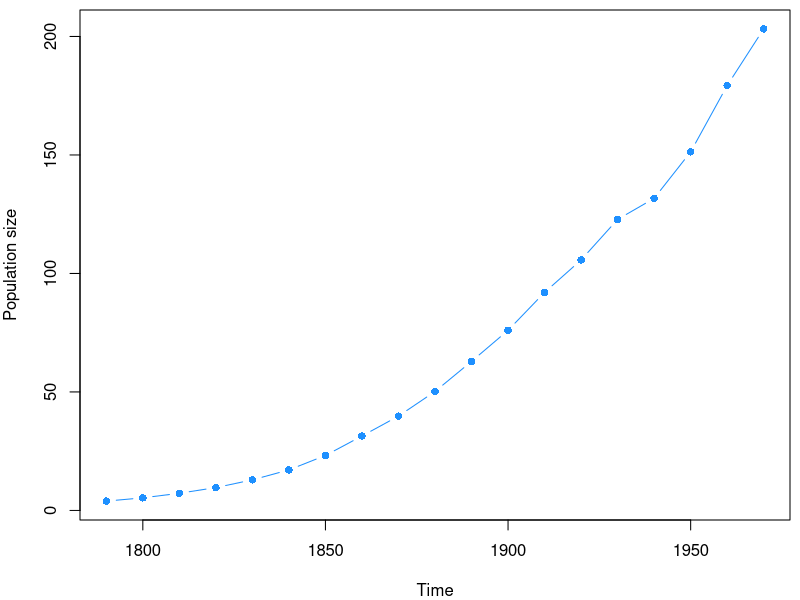
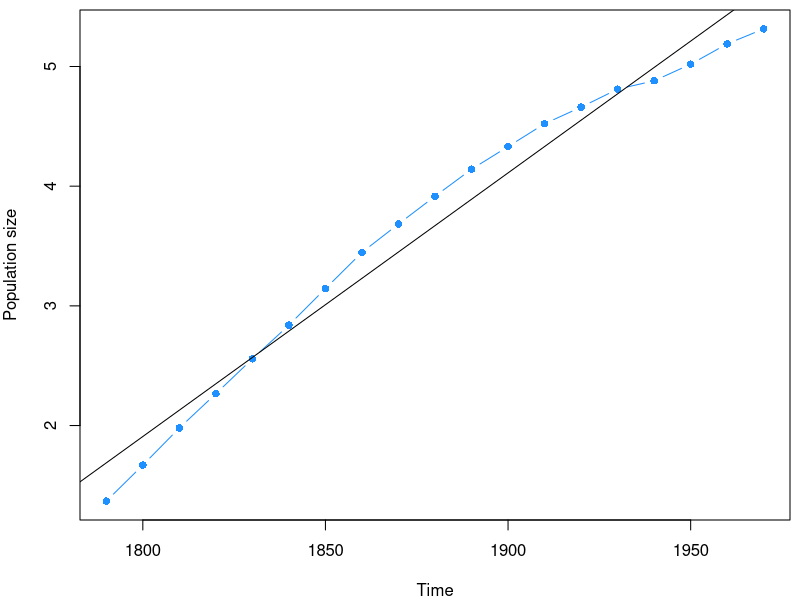
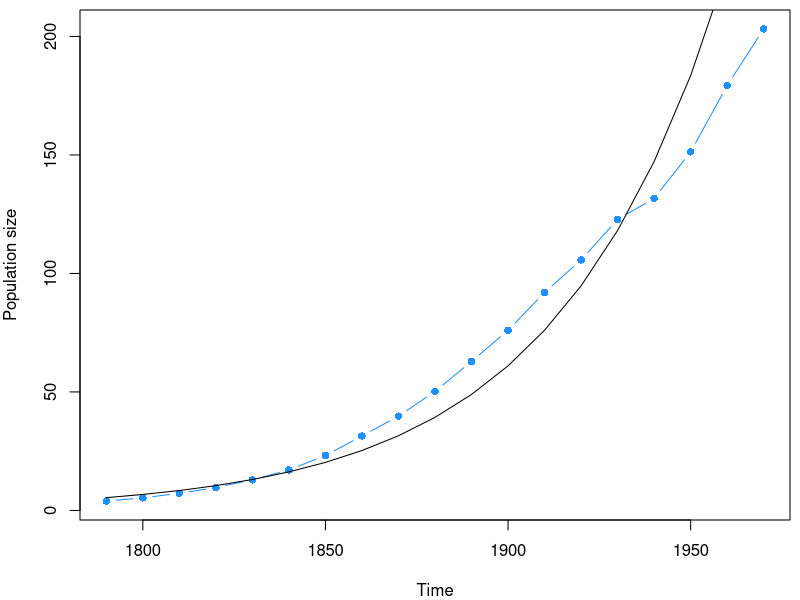
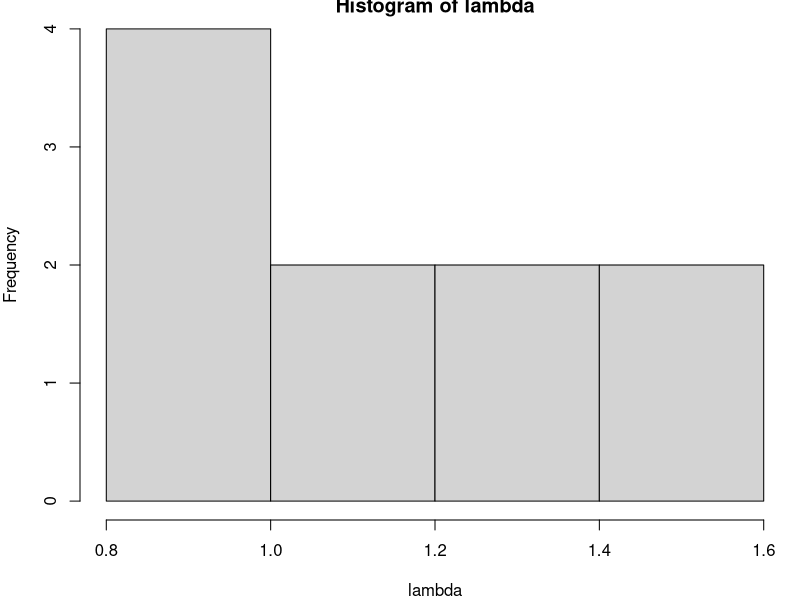
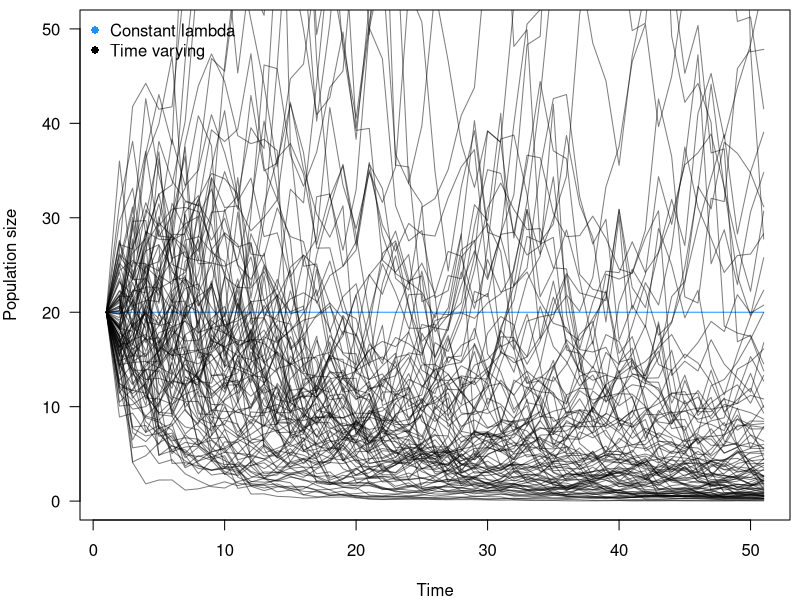
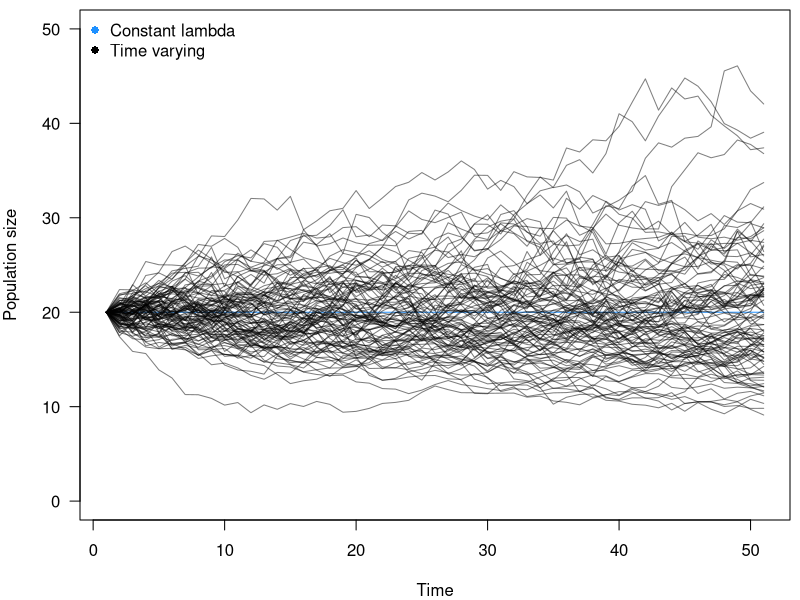
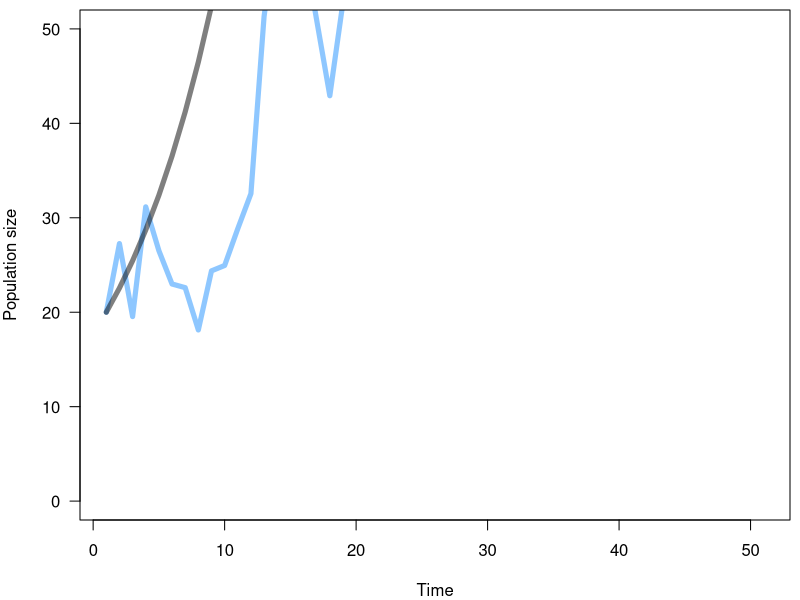
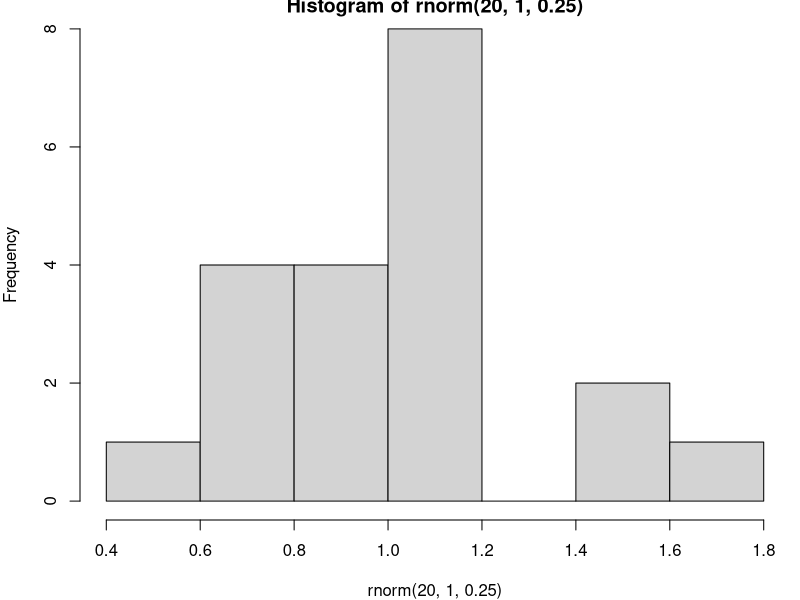

These charts were generated, in order, by the following R code:
## ---- chunk 1

data(uspop)
par(mar=c(4,4,0.5,0.5))
plot(uspop, type='b', pch=16, col='dodgerblue',
  ylab='Population size')

## ---- chunk 2

data(uspop)
par(mar=c(4,4,0.5,0.5))
plot(log(uspop), type='b', pch=16, col='dodgerblue', 
  ylab='Population size')
mod <- lm(log(uspop) ~ time(uspop))
abline(mod)

summary(mod)
## ---- chunk 3

data(uspop)
par(mar=c(4,4,0.5,0.5))
plot(uspop, type='b', pch=16, col='dodgerblue', 
  ylab='Population size')
lines(as.vector(time(uspop)), exp(predict(mod)))

## ---- chunk 4
# we start with 10 individuals
n = 10
# draw lambda values from a normal distribution
lambda <- rnorm(n, 1, 0.25)
hist(lambda)
mean(lambda)

## ---- chunk 5

expoGrowth <- function(n, lam){
  n*lam
}

expoDynamics <- function(n,lambda, steps=100){
  if(length(lambda) < steps){ 
    lambda <- rep(lambda, steps)
  }
  ret <- c()
  ret[1] <- n
  for(i in 1:steps){
    ret[i+1] <- expoGrowth(ret[i], lambda[i])
  }
  return(ret)
}

## ---- chunk 6

n0 <- 20
t <- 50

# this is the model as we previously introduced it, with a constant lambda over time
plot(1:(t+1), expoDynamics(n0, 1, steps=t),
  type='l', las=1, 
  xlab='Time', 
  ylab='Population size', 
  col='dodgerblue',
  ylim=c(0,50))

# now we incorporate temporal variation in lambda
lambdas <- rnorm(t, 1, 0.25)
lines(1:(t+1), expoDynamics(n0, lambdas, steps=t),
  col=adjustcolor(1,0.5))

# and no we do this for many times
sapply(1:100, function(x){
  lambdas <- rnorm(t, 1, 0.25)
  lines(1:(t+1), expoDynamics(n0, lambdas, steps=t),
    col=adjustcolor(1,0.5))
})

legend('topleft', bty='n', 
  c("Constant lambda", "Time varying"),
  pch=16, col=c('dodgerblue', 'black'))

## ---- chunk 7

n0 <- 20
t <- 50

# this is the model as we previously introduced it, with a constant lambda over time
plot(1:(t+1), expoDynamics(n0, 1, steps=t),
  type='l', las=1, 
  xlab='Time', 
  ylab='Population size', 
  col='dodgerblue',
  ylim=c(0,50))

# now we incorporate temporal variation in lambda
lambdas <- rnorm(t, 1, 0.05)
lines(1:(t+1), expoDynamics(n0, lambdas, steps=t),
  col=adjustcolor(1,0.5))

# and no we do this for many times
sapply(1:100, function(x){
  lambdas <- rnorm(t, 1, 0.05)
  lines(1:(t+1), expoDynamics(n0, lambdas, steps=t),
    col=adjustcolor(1,0.5))
})

legend('topleft', bty='n', 
  c("Constant lambda", "Time varying"),
  pch=16, col=c('dodgerblue', 'black'))

## ---- chunk 8

n0 <- 20
t <- 50

lambdas <- rnorm(t, 1, 0.25)
lambdaStatic <- rep(mean(lambdas), length(lambdas))


plot(1:(t+1), expoDynamics(n0, lambdas, steps=t),
  type='l', las=1, 
  xlab='Time', 
  ylab='Population size', lwd=5,
  col=adjustcolor('dodgerblue', 0.5),
  ylim=c(0,50))

lines(1:(t+1), expoDynamics(n0, lambdaStatic, steps=t),
  col=adjustcolor(1,0.5), lwd=5)

## ---- chunk 9

# arithmetic mean
mean(lambdas)
mean(lambdaStatic)

# geometric mean
prod(lambdas)**(1/length(lambdas))
prod(lambdaStatic)**(1/length(lambdaStatic))

## ---- chunk 10
hist(rnorm(20, 1, 0.25))
## ---- chunk 11

expoGrowth <- function(n, lam){
  n*lam
}

expoDynamics2 <- function(n, lambda, variance=0.1, steps=100){
  ret <- c()
  ret[1] <- n
  for(i in 1:steps){
    ret[i+1] <- expoGrowth(ret[i], mean(rnorm(ret[i], lambda, variance)))
  }
  return(ret)
}

## ---- chunk 12

n0 <- 20
t <- 50

# this is the model as we previously introduced it, with a constant lambda over time
plot(1:(t+1), expoDynamics2(n0, 1, variance=0, steps=t),
  type='l', las=1, 
  xlab='Time', 
  ylab='Population size', 
  col='dodgerblue',
  ylim=c(0,50))

# now we incorporate individual variation in lambda
lines(1:(t+1), expoDynamics2(n0, 1, variance=0.25, steps=t),
  col=adjustcolor(1,0.5))

# and no we do this for many times
sapply(1:100, function(x){
  lines(1:(t+1), expoDynamics2(n0, 1, variance=0.25, steps=t),
    col=adjustcolor(1,0.5))
})

legend('topleft', bty='n', 
  c("Constant lambda", "Time varying"),
  pch=16, col=c('dodgerblue', 'black'))

## ---- chunk 13

n0 <- 20
t <- 50

layout(matrix(1:2, ncol=2))
par(mar=c(4,4,0.5,0.5))
# this is the model as we previously introduced it, with a constant lambda over time
plot(1:(t+1), expoDynamics2(n0, 1, variance=0, steps=t),
  type='l', las=1, 
  xlab='Time', 
  ylab='Population size', 
  col='dodgerblue',
  ylim=c(0,50))

# now we incorporate individual variation in lambda
lines(1:(t+1), expoDynamics2(n0, 1, variance=0.25, steps=t),
  col=adjustcolor(1,0.5))

# and no we do this for many times
sapply(1:100, function(x){
  lines(1:(t+1), expoDynamics2(n0, 1, variance=0.25, steps=t),
    col=adjustcolor(1,0.5))
})



n0 <- 2000
t <- 50
par(mar=c(4,4,0.5,0.5))
# this is the model as we previously introduced it, with a constant lambda over time
plot(1:(t+1), expoDynamics2(n0, 1, variance=0, steps=t),
  type='l', las=1, 
  xlab='Time', 
  ylab='Population size', 
  col='dodgerblue',
  ylim=c(1800,2200))

# now we incorporate individual variation in lambda
lines(1:(t+1), expoDynamics2(n0, 1, variance=0.25, steps=t),
  col=adjustcolor(1,0.5))

# and no we do this for many times
sapply(1:100, function(x){
  lines(1:(t+1), expoDynamics2(n0, 1, variance=0.25, steps=t),
    col=adjustcolor(1,0.5))
})


## ---- chunk 14

walkTime <- function(p, lower, upper) {
  vals <- c(0)
  current <- 0
  while (current > lower & current < upper) {
    current <- current + ifelse(runif(1) < p, 1, -1)
    vals <- c(vals, current)
  }
  return(vals)
}

walkSpace <- function(seed=1, size=100, times=100, maxStepSize=1){
  set.seed(seed)
  landscape <- matrix(0,nrow=size, ncol=size)
  landscape[round(size/2,0), round(size/2,0)] <- 1
  for(i in 1:times){
    vert <- sample(-maxStepSize:maxStepSize, 1)
    horiz <- sample(-maxStepSize:maxStepSize, 1)
    loc <- which(landscape==i, arr.ind=TRUE)
    landscape[loc[1]+horiz, loc[2]+vert] <- i+1
  }
  return(landscape)
}


image(walkSpace(times=1))
image(walkSpace(times=100))
image(walkSpace(times=1000))

sims <- lapply(1:500, walkSpace, size=100, times=100)
sims2 <- Reduce('+', lapply(sims, function(x){x>0}))

plot(sims2[,50], type='b', pch=16, ylab='Population size', xlab='Space')
plot(sims2[50,], type='b', pch=16, ylab='Population size', xlab='Space')

## ---- chunk 15
# 1 dimensional landscapes 
getSpatial <- function(nVec, lambdaVec, times=100, p=0.2){
  ret <- matrix(0, ncol=length(nVec), nrow=times+1)
  ret[1,] <- nVec
  
  move <- function(vals){
    ret <- rep(0, length(vals))
    disp <- t(sapply(vals, function(x){
      movers <- sample(-1:1, x, prob=c(p/2, 1-p, p/2), replace=TRUE)
      return(c(sum(movers==-1), sum(movers==0), sum(movers==1)))
    }))
    
    vals <- disp[,2]
    # move left
    vals[1:(length(vals)-1)] <- vals[1:(length(vals)-1)] + disp[2:length(vals),1]
    # move right 
    vals[2:(length(vals))] <- vals[2:(length(vals))] + disp[1:(length(vals)-1),3]
    return(vals)
  }

  for(i in 1:times){
    ret[i+1,] <- ret[i,] * lambdaVec 
    ret[i+1,] <- move(ret[i+1, ])
  }
  return(ret)
}


n <- c(0,0,0,10,0,0,0)
lambdas <- rep(1, length(n))

test <- getSpatial(n, lambdas)

colz <- terrain.colors(20)
plot(test[1,], 
  pch=16, type='b', 
  ylab='pop size', xlab='spatial position')

for(i in 1:20){
  lines(test[i,], col=colz[i])
}

## ---- chunk 16

## let's explore a bigger landscape (where edge effects are not pronounced)
n <- rep(0, 500)
n[250] <- 100
lambdas <- rep(1, length(n))

test <- getSpatial(n, lambdas)

colz <- terrain.colors(20)
plot(test[1,], 
  pch=16, type='b', 
  ylab='pop size', xlab='spatial position')

seqz <- round(seq(1, nrow(test), length.out=20),0)
for(i in 1:20){
  lines(test[seqz[i],], col=colz[i])
}

## ---- chunk 17
n <- rep(0, 500)
n[250] <- 100
lambdas <- rep(1, length(n))

test <- getSpatial(n, lambdas, times=1000)

colz <- terrain.colors(20)
plot(test[1,], 
  pch=16, type='b', 
  ylab='pop size', xlab='spatial position')

seqz <- round(seq(1, nrow(test), length.out=20),0)
for(i in 1:20){
  lines(test[seqz[i],], col=colz[i])
}

## ---- chunk 18
## let's incorporate variation in lambda across space 
n <- rep(0, 25)
n[round(length(n)/2,0)] <- 50
lambdas <- rep(1, length(n))
lambdas[12:17] <- 1.25

test <- getSpatial(n, lambdas, times=20)

colz <- terrain.colors(20)
plot(test[1,], 
  pch=16, type='l', ylim=c(0, 600), col=colz[1],
  ylab='pop size', xlab='spatial position')

seqz <- round(seq(1, nrow(test), length.out=20),0)
for(i in 1:20){
  lines(test[seqz[i],], col=colz[i])
}

## ---- chunk 19

n <- rep(0, 30)
n[round(length(n)/2,0)] <- 50
lambdas <- rep(0, length(n))
lambdas[15] <- 1.25

test <- getSpatial(n, lambdas, times=20)

colz <- terrain.colors(20)
plot(test[1,], 
  pch=16, type='l', ylim=c(0, 600), col=colz[1],
  ylab='pop size', xlab='spatial position')

seqz <- round(seq(1, nrow(test), length.out=20),0)
for(i in 1:20){
  lines(test[seqz[i],], col=colz[i])
}

## ---- chunk 20

n <- rep(0, 30)
n[round(length(n)/2,0)] <- 50
lambdas <- rep(0, length(n))
lambdas[15] <- 2

test <- getSpatial(n, lambdas, times=20)

colz <- terrain.colors(20)
plot((test[1,]+1), ylim=c(3,400000),
  pch=16, type='l', log='y', col=colz[1],
  ylab='pop size', xlab='spatial position')

seqz <- round(seq(1, nrow(test), length.out=20),0)
for(i in 1:20){
  lines((test[seqz[i],]+1), col=colz[i])
}

## ---- chunk 21

n <- rep(0, 30)
n[round(length(n)/2,0)] <- 50
lambdas <- rep(0, length(n))
lambdas[10:20] <- 1.05

test <- list()

for(i in 1:100){
  test[[i]] <- getSpatial(n, lambdas, times=100)
  print(i)
}


layout(matrix(c(1:3), ncol=3))
# at 10 time steps
plot((test[[1]][10,]), ylim=c(1,50),
  pch=16, type='l', col=colz[1],
  ylab='pop size', xlab='spatial position')
for(i in 1:length(test)){
  lines(test[[i]][10,], col=colz[i])
}
title('10 time steps', line=-1)

# at 50 time steps
plot((test[[1]][50,]), ylim=c(1,50),
  pch=16, type='l', col=colz[1],
  ylab='pop size', xlab='spatial position')
for(i in 1:length(test)){
  lines(test[[i]][50,], col=colz[i])
}
title('50 time steps', line=-1)


# at 100 time steps
plot((test[[1]][100,]), ylim=c(1,50),
  pch=16, type='l', col=colz[1],
  ylab='pop size', xlab='spatial position')
for(i in 1:length(test)){
  lines(test[[i]][100,], col=colz[i])
}
title('100 time steps', line=-1)

## ---- chunk 22




